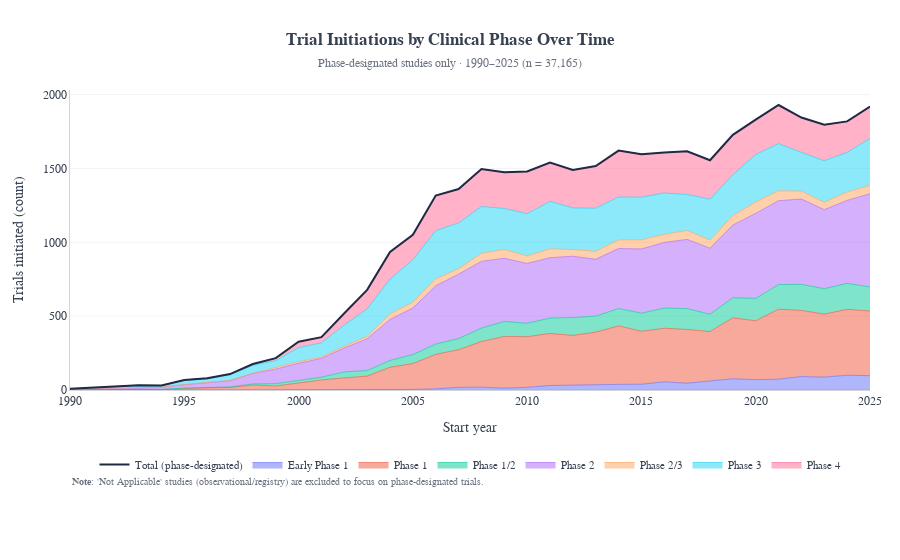

Here is the notebook cell this chart was saved with:
### Code cell
import pandas as pd
import plotly.graph_objects as go

# ------------------------------------------------------------
# Stacked area: trial initiations by phase over time
# (phase-designated only, within analysis scope)
# ------------------------------------------------------------

# Keep only phase-designated groups (exclude Not Applicable / Other if present)
phase_order = [
    "Early Phase 1",
    "Phase 1",
    "Phase 1/2",
    "Phase 2",
    "Phase 2/3",
    "Phase 3",
    "Phase 4",
]

df_plot = df_yearly[df_yearly["phase_group"].isin(phase_order)].copy()
assert not df_plot.empty, "No phase-designated data found for stacked trend (check df_yearly filters)."

# Ensure proper types
df_plot["start_year"] = pd.to_numeric(df_plot["start_year"], errors="coerce").astype("Int64")
df_plot["trial_count"] = pd.to_numeric(df_plot["trial_count"], errors="coerce").fillna(0).astype(int)
df_plot = df_plot.dropna(subset=["start_year"]).sort_values(["start_year", "phase_group"])

# Figure
fig_stack = go.Figure()

# Add phases in the desired order with legendrank to control legend order
for idx, phase in enumerate(phase_order):
    df_p = df_plot[df_plot["phase_group"] == phase].sort_values("start_year")
    if df_p.empty:
        continue

    fig_stack.add_trace(
        go.Scatter(
            x=df_p["start_year"],
            y=df_p["trial_count"],
            stackgroup="one",
            name=phase,
            mode="lines",
            line=dict(width=0.6),
            legendrank=idx + 1,  # 1-7 for phases in order
            hovertemplate=(
                f"<b>%{{x}}</b><br>"
                f"{phase}: %{{y:,}}<extra></extra>"
            ),
        )
    )

# Optional: total line (thin) on top of the stack to help read the scale
df_total = (
    df_plot.groupby("start_year", as_index=False)["trial_count"]
    .sum()
    .sort_values("start_year")
)
fig_stack.add_trace(
    go.Scatter(
        x=df_total["start_year"],
        y=df_total["trial_count"],
        mode="lines",
        name="Total (phase-designated)",
        line=dict(color="#1f2a44", width=2),
        legendrank=0,  # First in legend
        hovertemplate="<b>%{x}</b><br>Total: %{y:,}<extra></extra>",
    )
)

# Dynamic n for phase-designated-only
n_phase_designated = int(df_plot["trial_count"].sum())

# Layout polish
fig_stack.update_layout(
    title=dict(
        text=(
            "<b>Trial Initiations by Clinical Phase Over Time</b><br>"
            f"<span style='font-size:12px; color:#6b7280'>"
            f"Phase-designated studies only · {min_year}–{max_year} (n = {n_phase_designated:,})"
            "</span>"
        ),
        x=0.5,
        xanchor="center",
    ),
    xaxis=dict(
        title="Start year",
        showgrid=False,
        showline=True,
        linecolor="#d1d5db",
        tickmode="linear",
        dtick=5,
        tickformat="d",
    ),
    yaxis=dict(
        title="Trials initiated (count)",
        showgrid=True,
        gridcolor="#f3f4f6",
        rangemode="tozero",
        showline=True,
        linecolor="#d1d5db",
    ),
    template="plotly_white",
    font=dict(family="Arial", color="#374151"),
    height=560,
    margin=dict(t=90, b=170, l=70, r=30),
    legend=dict(
        orientation="h",
        yanchor="top",
        y=-0.20,        # legend under the plot
        xanchor="center",
        x=0.5,
        title=None,
        font=dict(size=11),
        traceorder="normal",  # Use legendrank to control order
    ),
)

# Note BELOW the legend
fig_stack.add_annotation(
    text=(
        "<b>Note</b>: 'Not Applicable' studies (observational/registry) are excluded to focus on phase-designated trials."
    ),
    xref="paper",
    yref="paper",
    x=0,
    y=-0.33,          # below legend
    showarrow=False,
    align="left",
    font=dict(size=10, color="#6b7280", family="Arial"),
)

fig_stack.show()

### Figure 1 — Plotly figure (JSON) as saved in the notebook; plotly's stock layout.template omitted (floating-point values rounded to 4 significant figures)
{"data": [{"hovertemplate": "<b>%{x}</b><br>Early Phase 1: %{y:,}<extra></extra>", "legendrank": 1, "line": {"width": 0.6}, "mode": "lines", "name": "Early Phase 1", "stackgroup": "one", "type": "scatter", "x": [1991, 1993, 2002, 2004, 2005, 2006, 2007, 2008, 2009, 2010, 2011, 2012, 2013, 2014, 2015, 2016, 2017, 2018, 2019, 2020, 2021, 2022, 2023, 2024, 2025], "y": [1, 1, 1, 3, 4, 8, 18, 19, 13, 18, 30, 33, 37, 38, 39, 55, 46, 62, 76, 70, 73, 91, 87, 100, 97]}, {"hovertemplate": "<b>%{x}</b><br>Phase 1: %{y:,}<extra></extra>", "legendrank": 2, "line": {"width": 0.6}, "mode": "lines", "name": "Phase 1", "stackgroup": "one", "type": "scatter", "x": [1991, 1992, 1993, 1994, 1995, 1996, 1997, 1998, 1999, 2000, 2001, 2002, 2003, 2004, 2005, 2006, 2007, 2008, 2009, 2010, 2011, 2012, 2013, 2014, 2015, 2016, 2017, 2018, 2019, 2020, 2021, 2022, 2023, 2024, 2025], "y": [2, 2, 4, 4, 11, 15, 17, 34, 27, 47, 68, 81, 94, 151, 175, 233, 255, 309, 350, 343, 353, 337, 355, 396, 359, 363, 364, 334, 413, 399, 474, 448, 427, 446, 438]}, {"hovertemplate": "<b>%{x}</b><br>Phase 1/2: %{y:,}<extra></extra>", "legendrank": 3, "line": {"width": 0.6}, "mode": "lines", "name": "Phase 1/2", "stackgroup": "one", "type": "scatter", "x": [1990, 1992, 1993, 1995, 1996, 1997, 1998, 1999, 2000, 2001, 2002, 2003, 2004, 2005, 2006, 2007, 2008, 2009, 2010, 2011, 2012, 2013, 2014, 2015, 2016, 2017, 2018, 2019, 2020, 2021, 2022, 2023, 2024, 2025], "y": [2, 1, 1, 2, 2, 4, 7, 16, 18, 19, 40, 38, 46, 61, 70, 75, 91, 101, 91, 104, 121, 108, 118, 122, 137, 141, 117, 136, 151, 167, 176, 172, 176, 163]}, {"hovertemplate": "<b>%{x}</b><br>Phase 2: %{y:,}<extra></extra>", "legendrank": 4, "line": {"width": 0.6}, "mode": "lines", "name": "Phase 2", "stackgroup": "one", "type": "scatter", "x": [1990, 1991, 1992, 1993, 1994, 1995, 1996, 1997, 1998, 1999, 2000, 2001, 2002, 2003, 2004, 2005, 2006, 2007, 2008, 2009, 2010, 2011, 2012, 2013, 2014, 2015, 2016, 2017, 2018, 2019, 2020, 2021, 2022, 2023, 2024, 2025], "y": [6, 5, 8, 8, 15, 23, 33, 42, 71, 98, 116, 127, 163, 215, 278, 315, 395, 436, 452, 428, 405, 409, 415, 385, 406, 435, 444, 469, 447, 492, 576, 568, 578, 535, 562, 631]}, {"hovertemplate": "<b>%{x}</b><br>Phase 2/3: %{y:,}<extra></extra>", "legendrank": 5, "line": {"width": 0.6}, "mode": "lines", "name": "Phase 2/3", "stackgroup": "one", "type": "scatter", "x": [1991, 1993, 1994, 1995, 1997, 1998, 1999, 2000, 2001, 2002, 2003, 2004, 2005, 2006, 2007, 2008, 2009, 2010, 2011, 2012, 2013, 2014, 2015, 2016, 2017, 2018, 2019, 2020, 2021, 2022, 2023, 2024, 2025], "y": [2, 1, 1, 1, 2, 1, 9, 11, 9, 12, 16, 38, 39, 47, 37, 55, 59, 51, 60, 45, 54, 58, 62, 55, 60, 55, 64, 77, 67, 54, 50, 56, 56]}, {"hovertemplate": "<b>%{x}</b><br>Phase 3: %{y:,}<extra></extra>", "legendrank": 6, "line": {"width": 0.6}, "mode": "lines", "name": "Phase 3", "stackgroup": "one", "type": "scatter", "x": [1991, 1992, 1993, 1994, 1995, 1996, 1997, 1998, 1999, 2000, 2001, 2002, 2003, 2004, 2005, 2006, 2007, 2008, 2009, 2010, 2011, 2012, 2013, 2014, 2015, 2016, 2017, 2018, 2019, 2020, 2021, 2022, 2023, 2024, 2025], "y": [6, 8, 13, 9, 29, 24, 38, 54, 49, 95, 96, 143, 186, 235, 287, 326, 310, 317, 278, 286, 321, 282, 292, 291, 289, 280, 244, 277, 278, 322, 319, 262, 281, 269, 319]}, {"hovertemplate": "<b>%{x}</b><br>Phase 4: %{y:,}<extra></extra>", "legendrank": 7, "line": {"width": 0.6}, "mode": "lines", "name": "Phase 4", "stackgroup": "one", "type": "scatter", "x": [1993, 1994, 1995, 1996, 1997, 1998, 1999, 2000, 2001, 2002, 2003, 2004, 2005, 2006, 2007, 2008, 2009, 2010, 2011, 2012, 2013, 2014, 2015, 2016, 2017, 2018, 2019, 2020, 2021, 2022, 2023, 2024, 2025], "y": [4, 1, 2, 6, 5, 9, 17, 40, 39, 80, 129, 184, 170, 238, 230, 253, 245, 286, 263, 257, 286, 314, 291, 274, 293, 264, 269, 236, 262, 236, 245, 210, 215]}, {"hovertemplate": "<b>%{x}</b><br>Total: %{y:,}<extra></extra>", "legendrank": 0, "line": {"color": "#1f2a44", "width": 2}, "mode": "lines", "name": "Total (phase-designated)", "type": "scatter", "x": [1990, 1991, 1992, 1993, 1994, 1995, 1996, 1997, 1998, 1999, 2000, 2001, 2002, 2003, 2004, 2005, 2006, 2007, 2008, 2009, 2010, 2011, 2012, 2013, 2014, 2015, 2016, 2017, 2018, 2019, 2020, 2021, 2022, 2023, 2024, 2025], "y": [8, 16, 19, 32, 30, 68, 80, 108, 176, 216, 327, 358, 520, 678, 935, 1051, 1317, 1361, 1496, 1474, 1480, 1540, 1490, 1517, 1621, 1597, 1608, 1617, 1556, 1728, 1831, 1930, 1845, 1797, 1819, 1919]}], "layout": {"annotations": [{"align": "left", "font": {"color": "#6b7280", "family": "Arial", "size": 10}, "showarrow": false, "text": "<b>Note</b>: 'Not Applicable' studies (observational/registry) are excluded to focus on phase-designated trials.", "x": 0, "xref": "paper", "y": -0.33, "yref": "paper"}], "font": {"color": "#374151", "family": "Arial"}, "height": 560, "legend": {"font": {"size": 11}, "orientation": "h", "title": {}, "traceorder": "normal", "x": 0.5, "xanchor": "center", "y": -0.2, "yanchor": "top"}, "margin": {"b": 170, "l": 70, "r": 30, "t": 90}, "title": {"text": "<b>Trial Initiations by Clinical Phase Over Time</b><br><span style='font-size:12px; color:#6b7280'>Phase-designated studies only · 1990–2025 (n = 37,165)</span>", "x": 0.5, "xanchor": "center"}, "xaxis": {"dtick": 5, "linecolor": "#d1d5db", "showgrid": false, "showline": true, "tickformat": "d", "tickmode": "linear", "title": {"text": "Start year"}}, "yaxis": {"gridcolor": "#f3f4f6", "linecolor": "#d1d5db", "rangemode": "tozero", "showgrid": true, "showline": true, "title": {"text": "Trials initiated (count)"}}}}
